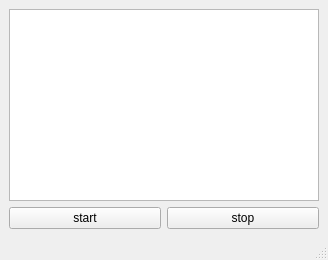
<?xml version="1.0" encoding="UTF-8"?>
<ui version="4.0">
 <class>MainWindow</class>
 <widget class="QMainWindow" name="MainWindow">
  <property name="geometry">
   <rect>
    <x>0</x>
    <y>0</y>
    <width>328</width>
    <height>260</height>
   </rect>
  </property>
  <property name="windowTitle">
   <string>MainWindow</string>
  </property>
  <widget class="QWidget" name="centralwidget">
   <layout class="QVBoxLayout" name="verticalLayout">
    <item>
     <widget class="QPlainTextEdit" name="plainTextEdit_o"/>
    </item>
    <item>
     <layout class="QHBoxLayout" name="horizontalLayout">
      <item>
       <widget class="QPushButton" name="pushBtnSrart">
        <property name="text">
         <string>start</string>
        </property>
       </widget>
      </item>
      <item>
       <widget class="QPushButton" name="pushBtnStop">
        <property name="text">
         <string>stop</string>
        </property>
       </widget>
      </item>
     </layout>
    </item>
   </layout>
  </widget>
  <widget class="QMenuBar" name="menubar">
   <property name="geometry">
    <rect>
     <x>0</x>
     <y>0</y>
     <width>328</width>
     <height>21</height>
    </rect>
   </property>
  </widget>
  <widget class="QStatusBar" name="statusbar"/>
 </widget>
 <resources/>
 <connections/>
</ui>
